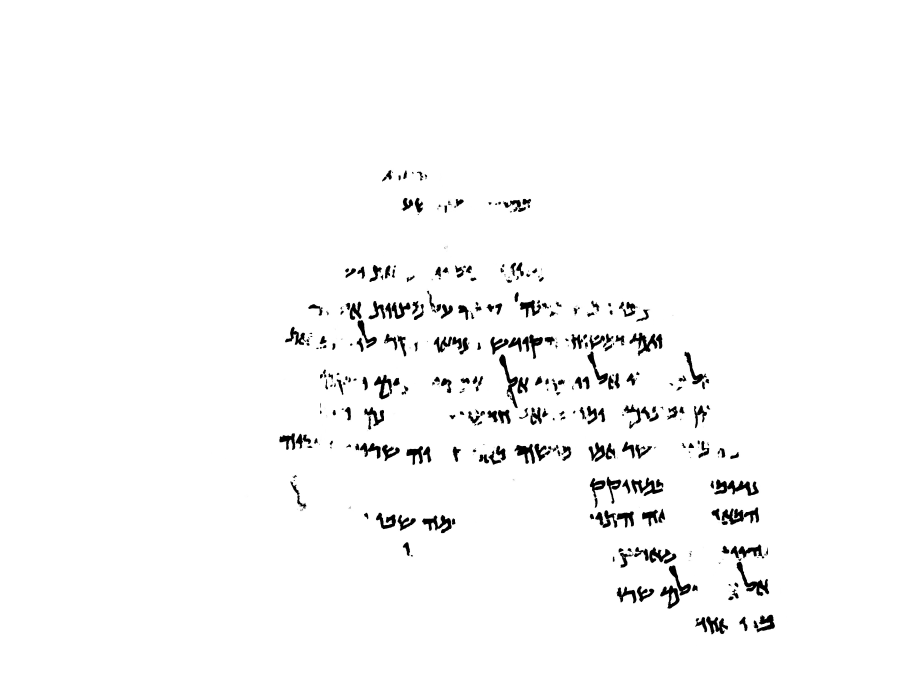
#> input picture leander_test/test_binarized.jpg, 3608 x 2706 px (shown at 1/4 size)
$ jupyter execute leander_test.ipynb   (shell and % lines are left out)
#> lines starting #> are read from the running program, lines starting #| are printed output that depends on the picture; after the words box and inside, x2 and y2 are one past the last pixel; in counts of white or black regions, pixels touching at a corner belong together
Imports

[cell 1]
import cv2
import numpy as np

Use matplotlib instead of cv2.imshow

[cell 2]
import matplotlib.pyplot as plt

plt.rcParams['figure.figsize'] = [25, 15]

cv2.imshow = lambda _, im: plt.imshow(im, 'binary')
cv2.waitKey = lambda _: None

Load image

[cell 3]
def load_image(show = False):
#> called with show = False
    test_file_name = 'test_binarized.jpg'
    test_image = cv2.imread(test_file_name)
#> test_image is the input picture: shape (2706, 3608, 3); min 0, max 255, mean 248.9
    if show:
        image_resized = cv2.resize(test_image, (960, 540))
        cv2.imshow('test_image', image_resized)
        cv2.waitKey(0)
    return test_image

test_image = load_image()

Convert to grayscale

[cell 4]
def convert_to_grayscale(image, show=False):
#> called with show = True
    image_grayscale = cv2.cvtColor(test_image, cv2.COLOR_BGR2GRAY)
    if show:
        grayscale_resized = cv2.resize(image_grayscale, (960, 540))
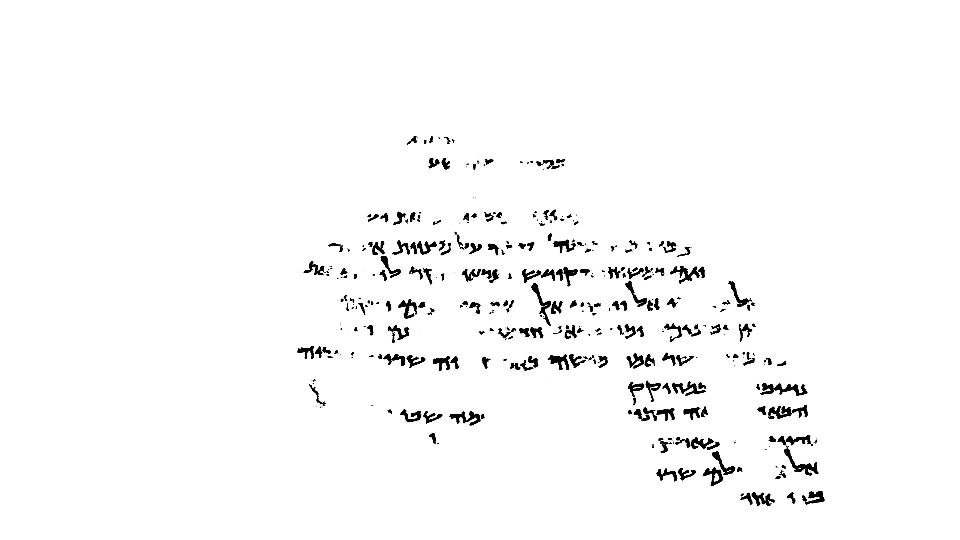
#> grayscale_resized: shape (540, 960); min 0, max 255, mean 248.9
        cv2.imshow('test_image_grayscale', grayscale_resized)
        cv2.waitKey(0)
    return image_grayscale

image_grayscale = convert_to_grayscale(test_image, True)

[cell 5]
def threshold_image(image, show=False):
#> called with show = False
    ret, image_threshold = cv2.threshold(image, 127, 255, cv2.THRESH_BINARY)
#> image_threshold: shape (2706, 3608); 97.6% white; 419 black regions (100 under 20 px), largest, box (x1, y1, x2, y2) and area: (2857, 1917, 3035, 1983) 5470, (2947, 2247, 3077, 2384) 4727, (2518, 1330, 2630, 1424) 3978
    if show:
        threshold_resized = cv2.resize(image_threshold, (1520, 960))
        cv2.imshow('test_image_threshold', threshold_resized)
        cv2.waitKey(0)
    return image_threshold

image_threshold = threshold_image(image_grayscale)

[cell 6]
def assert_image_thresholded(image):
    unique = np.unique(image)
#> unique = [0, 255]
    assert 0 in unique
    assert 255 in unique
    return True

assert_image_thresholded(image_threshold)
#> Out = True

Erode image

[cell 7]
def erode_image(image, erosion_size, show=False):
#> called with erosion_size = 3, show = True
    se = cv2.getStructuringElement(cv2.MORPH_ELLIPSE, (2 * erosion_size + 1, 2 * erosion_size + 1),
                                       (erosion_size, erosion_size))
    eroded = cv2.dilate(image, se)
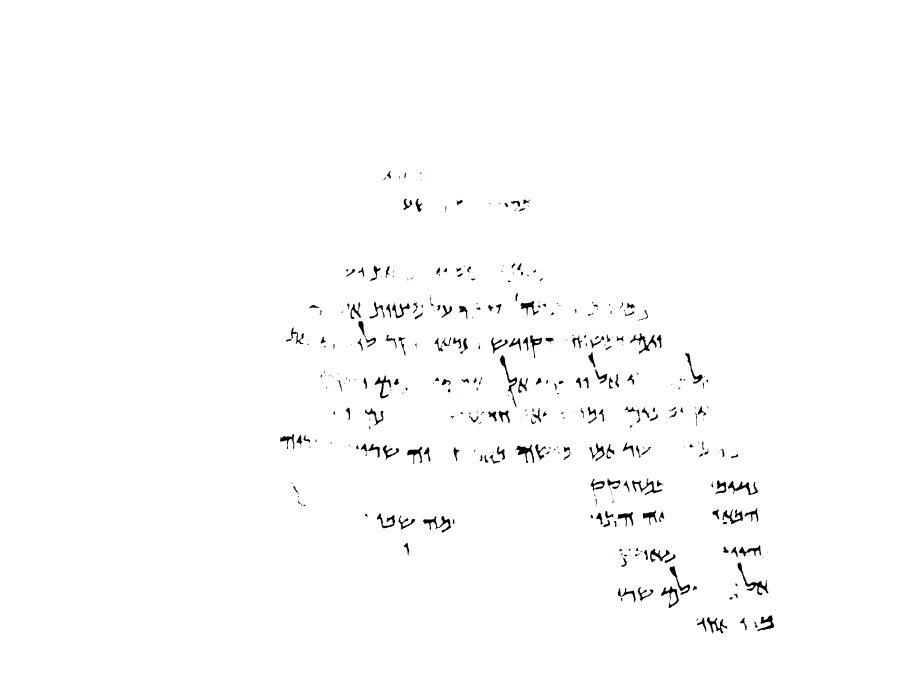
#> eroded: shape (2706, 3608) (shown at 1/4 size); 98.9% white; 371 black regions (116 under 20 px), largest, box (x1, y1, x2, y2) and area: (2950, 2250, 3074, 2381) 2756, (1692, 2063, 1803, 2130) 2152, (2000, 1421, 2068, 1629) 2148
    if show:
        eroded_resized = cv2.resize(eroded, (1520, 960))
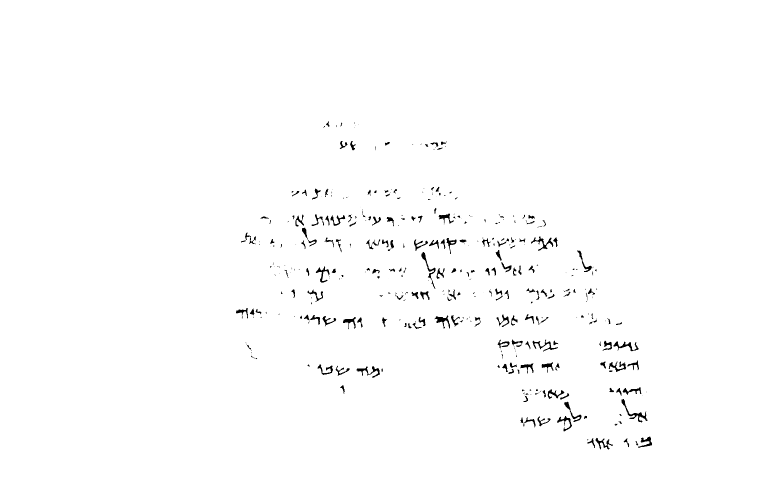
#> eroded_resized: shape (960, 1520) (shown at 1/2 size); min 0, max 255, mean 252.2
        cv2.imshow('eroded', eroded_resized)
        cv2.waitKey(0)
    return eroded

erode_image(image_threshold, 3, True)

Invert image, since opencv uses black background

[cell 8]
def invert_image(image, show = False):
#> called with show = False
    image_inverted = cv2.bitwise_not(image)
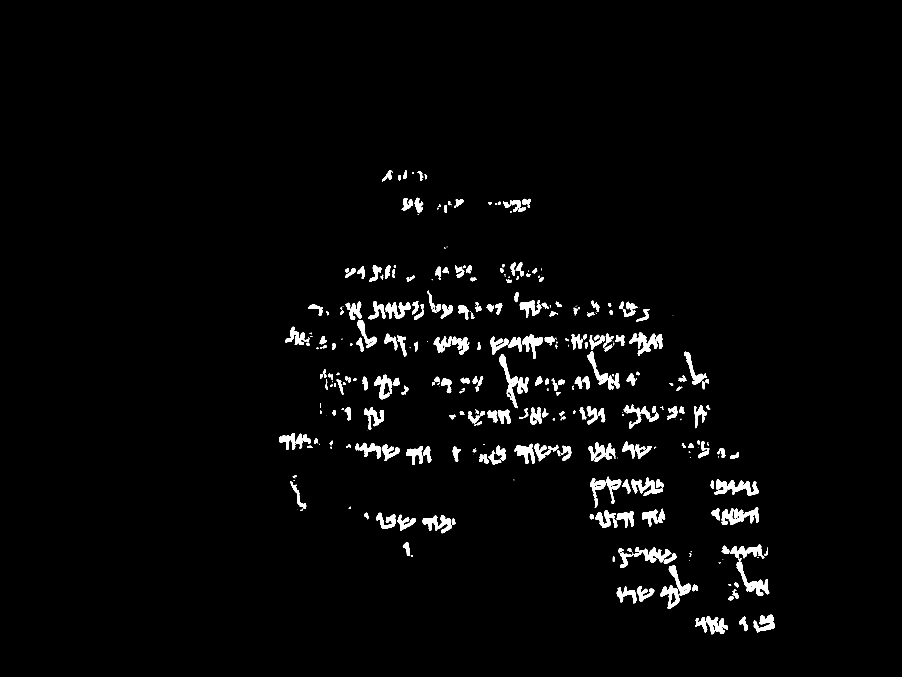
#> image_inverted: shape (2706, 3608) (shown at 1/4 size); 2.4% white; 419 white regions (100 under 20 px)
    if show:
        inverted_resized = cv2.resize(image_inverted, (960, 540))
        cv2.imshow('test_image_invert', inverted_resized)
        cv2.waitKey(0)
    return image_inverted

image_inverted = invert_image(image_threshold)

Find contours

[cell 9]
def find_contours(original_image):
    image = original_image.copy()
    contours, hierarchy = cv2.findContours(image, cv2.RETR_TREE,cv2.CHAIN_APPROX_NONE)
#> contours = 442 contours, 131 with area under 20; largest, box (x1, y1, x2, y2) and area: (2857, 1917, 3035, 1983) 5112, (2947, 2247, 3077, 2384) 4423, (1996, 1418, 2072, 1633) 3736, (2518, 1330, 2630, 1424) 3691, (2640, 2342, 2719, 2435) 3542
    sorted_contours = sorted(contours, key=lambda ctr: cv2.boundingRect(ctr)[0])
#> sorted_contours has the same summary as contours
    image_clr = cv2.cvtColor(image, cv2.COLOR_BGR2RGB)
    show_individual = False
    for i, ctr in enumerate(sorted_contours):
        # Get bounding box
        x, y, w, h = cv2.boundingRect(ctr)

        # Getting ROI
        roi = image_clr[y:y+h, x:x+w]

        cv2.rectangle(image_clr,(x,y),( x + w, y + h ),(0,255,0),2)
        # show ROI
        if show_individual:
            cv2.imshow('segment no:'+str(i),roi)
            cv2.waitKey(0)
#> this loop made 442 passes
#> (x, y, w, h) on passes 1 to 3: (1117, 1733, 64, 67), (1140, 1307, 86, 73), (1162, 1925, 36, 54)
#> pass 1, in find_contours, `roi = image_clr[y:y+h, x:x+w]`:
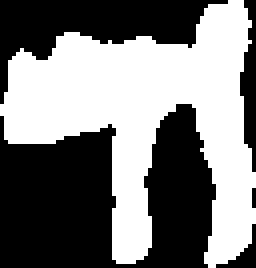
#> roi: shape (67, 64, 3) (shown 4 times larger); 48.3% white; 1 white region, box (x1, y1, x2, y2) and area: (0, 0, 64, 67) 2073
#> pass 2, in find_contours, `roi = image_clr[y:y+h, x:x+w]`:
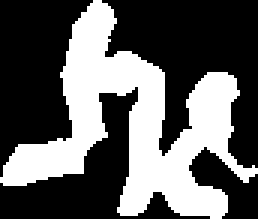
#> roi: shape (73, 86, 3) (shown 3 times larger); 37.1% white; 1 white region, box (x1, y1, x2, y2) and area: (0, 0, 86, 73) 2332
#> pass 3, in find_contours, `roi = image_clr[y:y+h, x:x+w]`:
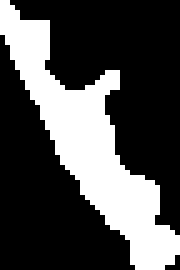
#> roi: shape (54, 36, 3) (shown 5 times larger); 30.3% white; 1 white region
#> after the loop:
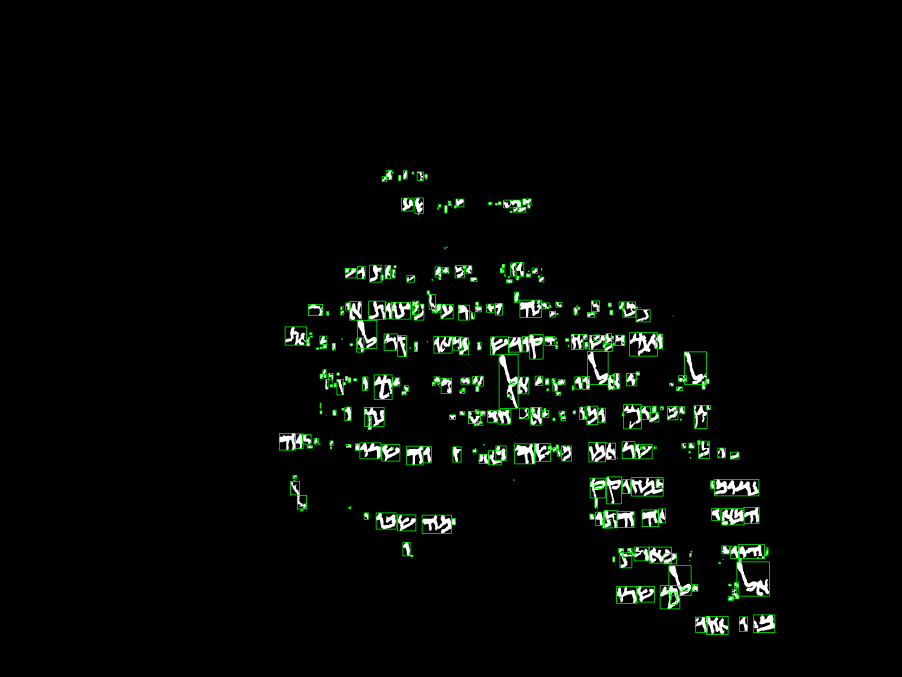
#> image_clr: shape (2706, 3608, 3) (shown at 1/4 size); mean R, G, B 5.6, 8.9, 5.6

    image_resized = cv2.resize(image_clr, (1520, 960))
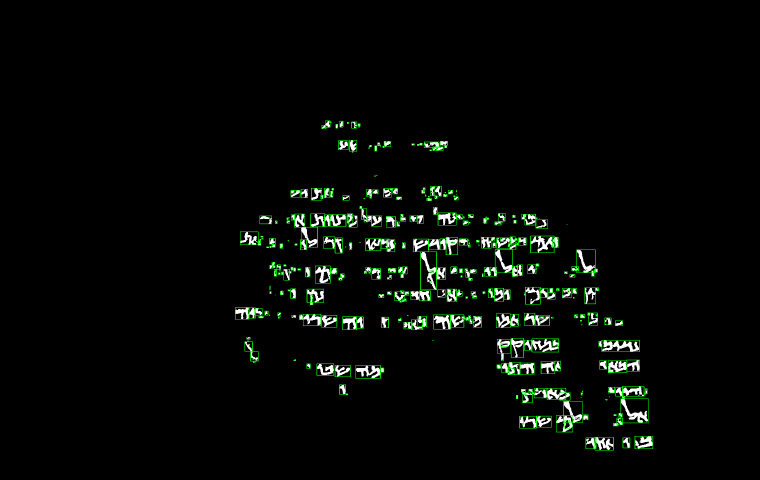
#> image_resized: shape (960, 1520, 3) (shown at 1/2 size); mean R, G, B 5.6, 9, 5.6
    cv2.imshow('image resized', image_resized)
    cv2.waitKey(0)
    return sorted_contours

contours = find_contours(image_inverted)

Draw contours

[cell 10]
print('Number of contours: %d'%len(contours))
#| Number of contours: 442

[cell 11]
def draw_contours(image, contours, show=True):
#> called with show = True
    contoured_image = image.copy()
    contoured_image_clr = cv2.cvtColor(contoured_image, cv2.COLOR_BGR2RGB)
    if show:
        contoured_resized = cv2.resize(image_inverted, (1520, 960))
        cv2.imshow('contoured prior', contoured_resized)
        cv2.waitKey(0)
    cv2.drawContours(contoured_image_clr, contours, -1, (0, 255, 0), 3)
    if show:
        contoured_resized_clr = cv2.resize(contoured_image_clr, (1520, 960))
        cv2.imshow('Contour', contoured_resized_clr)
        cv2.waitKey(0)
    return contoured_image

image_contoured = draw_contours(image_inverted, contours)

[cell 12]
print(np.unique(image_contoured))
#| [  0 255]

[cell 13]
img = image_contoured.copy()
img_coloured = cv2.cvtColor(img, cv2.COLOR_GRAY2BGR)
cv2.rectangle(img_coloured, (0,0), (77,196), (255,0,0), 1)
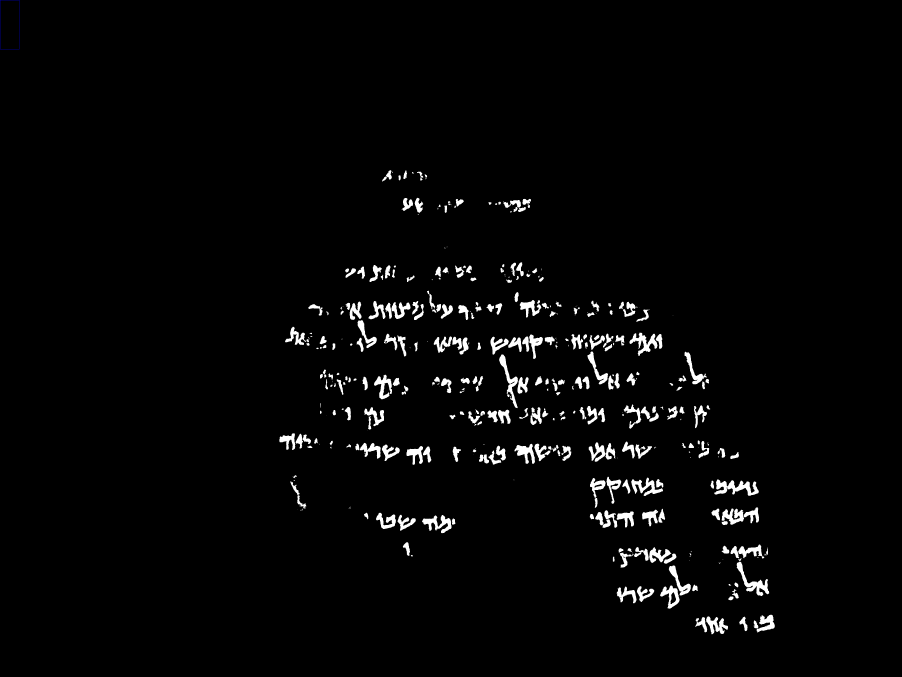
#> img_coloured: shape (2706, 3608, 3) (shown at 1/4 size); mean B, G, R 6.1, 6, 6
inverted_scaled = cv2.resize(img_coloured, (1520, 960))
cv2.imshow('test', inverted_scaled)
cv2.waitKey(0)

[cell 14]
print(img.shape)
#| (2706, 3608)
